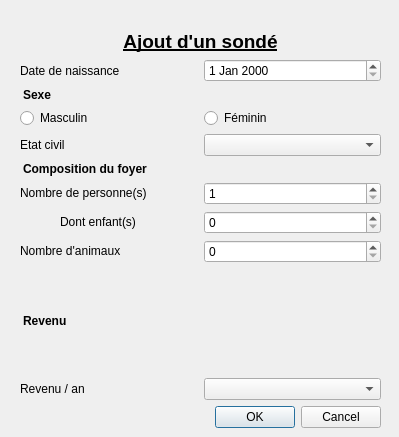
<?xml version="1.0" encoding="UTF-8"?>
<ui version="4.0">
 <class>AjoutPersonne</class>
 <widget class="QWidget" name="AjoutPersonne">
  <property name="geometry">
   <rect>
    <x>0</x>
    <y>0</y>
    <width>399</width>
    <height>437</height>
   </rect>
  </property>
  <property name="sizePolicy">
   <sizepolicy hsizetype="Preferred" vsizetype="Preferred">
    <horstretch>0</horstretch>
    <verstretch>0</verstretch>
   </sizepolicy>
  </property>
  <property name="windowTitle">
   <string>Form</string>
  </property>
  <widget class="QWidget" name="gridLayoutWidget">
   <property name="geometry">
    <rect>
     <x>20</x>
     <y>30</y>
     <width>361</width>
     <height>398</height>
    </rect>
   </property>
   <layout class="QGridLayout" name="gridLayout">
    <item row="8" column="0">
     <widget class="QLabel" name="label_nb_pers">
      <property name="sizePolicy">
       <sizepolicy hsizetype="Preferred" vsizetype="Fixed">
        <horstretch>0</horstretch>
        <verstretch>0</verstretch>
       </sizepolicy>
      </property>
      <property name="text">
       <string>Nombre de personne(s)</string>
      </property>
     </widget>
    </item>
    <item row="0" column="0" colspan="2">
     <widget class="QLabel" name="titre">
      <property name="sizePolicy">
       <sizepolicy hsizetype="Preferred" vsizetype="Fixed">
        <horstretch>0</horstretch>
        <verstretch>0</verstretch>
       </sizepolicy>
      </property>
      <property name="font">
       <font>
        <pointsize>14</pointsize>
        <weight>75</weight>
        <bold>true</bold>
        <underline>true</underline>
       </font>
      </property>
      <property name="text">
       <string>Ajout d'un sondé</string>
      </property>
      <property name="textFormat">
       <enum>Qt::AutoText</enum>
      </property>
      <property name="alignment">
       <set>Qt::AlignCenter</set>
      </property>
     </widget>
    </item>
    <item row="1" column="0">
     <widget class="QLabel" name="label_nais">
      <property name="text">
       <string>Date de naissance</string>
      </property>
      <property name="alignment">
       <set>Qt::AlignLeading|Qt::AlignLeft|Qt::AlignVCenter</set>
      </property>
     </widget>
    </item>
    <item row="6" column="1">
     <widget class="QComboBox" name="etat_civ"/>
    </item>
    <item row="1" column="1">
     <widget class="QDateEdit" name="date_nais"/>
    </item>
    <item row="2" column="0" colspan="2">
     <widget class="QLabel" name="label_sexe">
      <property name="sizePolicy">
       <sizepolicy hsizetype="Preferred" vsizetype="Fixed">
        <horstretch>0</horstretch>
        <verstretch>0</verstretch>
       </sizepolicy>
      </property>
      <property name="font">
       <font>
        <weight>75</weight>
        <bold>true</bold>
       </font>
      </property>
      <property name="text">
       <string>Sexe</string>
      </property>
      <property name="indent">
       <number>3</number>
      </property>
     </widget>
    </item>
    <item row="6" column="0">
     <widget class="QLabel" name="label_etat">
      <property name="text">
       <string>Etat civil</string>
      </property>
      <property name="alignment">
       <set>Qt::AlignLeading|Qt::AlignLeft|Qt::AlignVCenter</set>
      </property>
     </widget>
    </item>
    <item row="14" column="0" colspan="2">
     <widget class="QDialogButtonBox" name="buttonBox">
      <property name="standardButtons">
       <set>QDialogButtonBox::Cancel|QDialogButtonBox::Ok</set>
      </property>
     </widget>
    </item>
    <item row="8" column="1">
     <widget class="QSpinBox" name="spin_nb_pers">
      <property name="minimum">
       <number>1</number>
      </property>
     </widget>
    </item>
    <item row="11" column="0">
     <widget class="QLabel" name="label_nb_anim">
      <property name="sizePolicy">
       <sizepolicy hsizetype="Preferred" vsizetype="Fixed">
        <horstretch>0</horstretch>
        <verstretch>0</verstretch>
       </sizepolicy>
      </property>
      <property name="text">
       <string>Nombre d'animaux</string>
      </property>
     </widget>
    </item>
    <item row="11" column="1">
     <widget class="QSpinBox" name="spin_nb_anim"/>
    </item>
    <item row="7" column="0" colspan="2">
     <widget class="QLabel" name="label_foyer">
      <property name="sizePolicy">
       <sizepolicy hsizetype="Preferred" vsizetype="Fixed">
        <horstretch>0</horstretch>
        <verstretch>0</verstretch>
       </sizepolicy>
      </property>
      <property name="font">
       <font>
        <weight>75</weight>
        <bold>true</bold>
       </font>
      </property>
      <property name="text">
       <string>Composition du foyer</string>
      </property>
      <property name="indent">
       <number>3</number>
      </property>
     </widget>
    </item>
    <item row="5" column="0">
     <widget class="QRadioButton" name="radio_homme">
      <property name="text">
       <string>Masculin</string>
      </property>
     </widget>
    </item>
    <item row="5" column="1">
     <widget class="QRadioButton" name="radio_femme">
      <property name="text">
       <string>Féminin</string>
      </property>
     </widget>
    </item>
    <item row="9" column="1">
     <widget class="QSpinBox" name="spin_nb_enfant"/>
    </item>
    <item row="9" column="0">
     <layout class="QHBoxLayout" name="horizontalLayout_2">
      <item>
       <spacer name="horizontalSpacer">
        <property name="orientation">
         <enum>Qt::Horizontal</enum>
        </property>
        <property name="sizeType">
         <enum>QSizePolicy::Fixed</enum>
        </property>
        <property name="sizeHint" stdset="0">
         <size>
          <width>40</width>
          <height>20</height>
         </size>
        </property>
       </spacer>
      </item>
      <item>
       <widget class="QLabel" name="label_nb_enfant">
        <property name="sizePolicy">
         <sizepolicy hsizetype="Preferred" vsizetype="Fixed">
          <horstretch>0</horstretch>
          <verstretch>0</verstretch>
         </sizepolicy>
        </property>
        <property name="text">
         <string>Dont enfant(s)</string>
        </property>
       </widget>
      </item>
     </layout>
    </item>
    <item row="13" column="0">
     <widget class="QLabel" name="label_tranche">
      <property name="text">
       <string>Revenu / an</string>
      </property>
     </widget>
    </item>
    <item row="12" column="0" colspan="2">
     <widget class="QLabel" name="label_revenu">
      <property name="font">
       <font>
        <weight>75</weight>
        <bold>true</bold>
       </font>
      </property>
      <property name="text">
       <string>Revenu</string>
      </property>
      <property name="indent">
       <number>3</number>
      </property>
     </widget>
    </item>
    <item row="13" column="1">
     <widget class="QComboBox" name="revenu"/>
    </item>
   </layout>
  </widget>
 </widget>
 <resources/>
 <connections/>
</ui>
